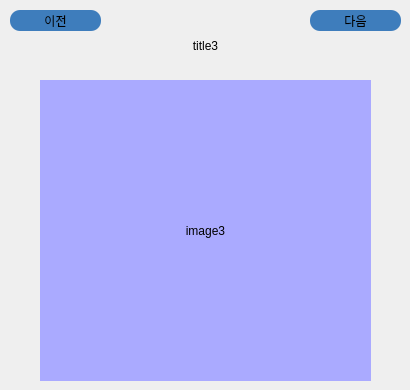
     <widget class="QWidget" name="page3">
      <widget class="QPushButton" name="btn_Main_movie_info_before_3">
       <property name="geometry">
        <rect>
         <x>10</x>
         <y>10</y>
         <width>91</width>
         <height>21</height>
        </rect>
       </property>
       <property name="font">
        <font>
         <family>휴먼편지체</family>
         <pointsize>9</pointsize>
         <weight>50</weight>
         <italic>false</italic>
         <bold>false</bold>
        </font>
       </property>
       <property name="styleSheet">
        <string notr="true">#btn_Main_movie_info_before_3{
background-color: rgb(62, 125, 188);
font: 9pt &quot;휴먼편지체&quot;;
border-style:outset;
border-radius:10px
}
#btn_Main_movie_info_before_3:pressed
{
background-color:rgb(85, 190, 255)
}</string>
       </property>
       <property name="text">
        <string>이전</string>
       </property>
      </widget>
      <widget class="QPushButton" name="btn_Main_movie_info_next_3">
       <property name="geometry">
        <rect>
         <x>310</x>
         <y>10</y>
         <width>91</width>
         <height>21</height>
        </rect>
       </property>
       <property name="font">
        <font>
         <family>휴먼편지체</family>
         <pointsize>9</pointsize>
         <weight>50</weight>
         <italic>false</italic>
         <bold>false</bold>
        </font>
       </property>
       <property name="styleSheet">
        <string notr="true">#btn_Main_movie_info_next_3{
background-color: rgb(62, 125, 188);
font: 9pt &quot;휴먼편지체&quot;;
border-style:outset;
border-radius:10px
}
#btn_Main_movie_info_next_3:pressed
{
background-color:rgb(85, 190, 255)
}</string>
       </property>
       <property name="text">
        <string>다음</string>
       </property>
      </widget>
      <widget class="QLabel" name="lbl_movie_name_3">
       <property name="geometry">
        <rect>
         <x>100</x>
         <y>30</y>
         <width>211</width>
         <height>31</height>
        </rect>
       </property>
       <property name="text">
        <string>title3</string>
       </property>
       <property name="alignment">
        <set>Qt::AlignCenter</set>
       </property>
      </widget>
      <widget class="QLabel" name="lbl_movie_image_3">
       <property name="geometry">
        <rect>
         <x>40</x>
         <y>80</y>
         <width>331</width>
         <height>301</height>
        </rect>
       </property>
       <property name="styleSheet">
        <string notr="true">background-color:rgb(170, 170, 255)</string>
       </property>
       <property name="text">
        <string>image3</string>
       </property>
       <property name="alignment">
        <set>Qt::AlignCenter</set>
       </property>
      </widget>
     </widget>
